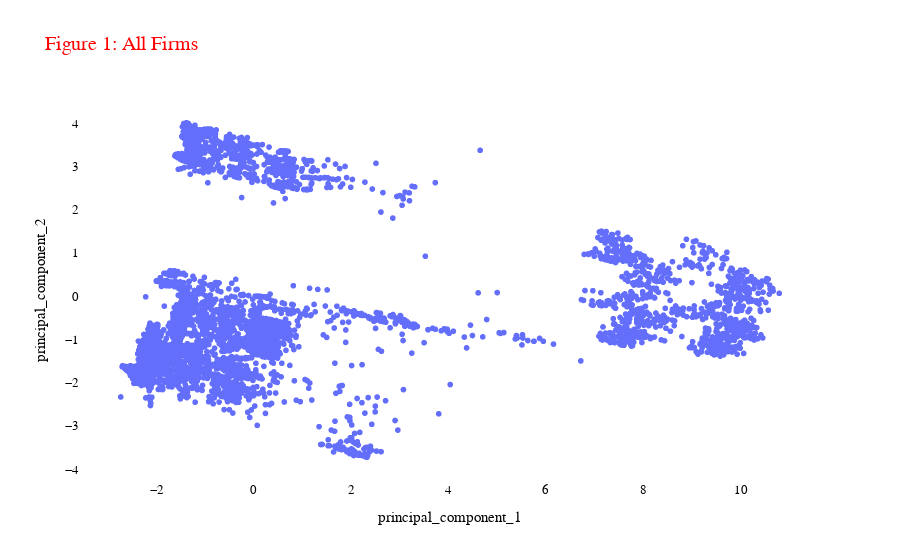

Write notebook code for a chart like this one.
### Code cell
import plotly.express as px

# Function to plot firms on the 2-dimensional space
def plot_firms(dataframe, title, color=None):
    """ Plot firms on the 2-dimensional space """
    
    # Generate a scatter plot
    fig = px.scatter(dataframe, x="principal_component_1", y="principal_component_2", title=title, color=color)
    
    # Layout
    fig.update_layout(
        font_family='Arial Black',
        title=dict(font=dict(size=20, color='red')),
        yaxis=dict(tickfont=dict(size=13, color='black'),
                   title=dict(font=dict(size=15, color='black'))),
        xaxis=dict(tickfont=dict(size=13, color='black'),
                   title=dict(font=dict(size=15, color='black'))),
        legend=dict(font=dict(size=10, color='black')),
        plot_bgcolor='white'
    )
      
    return fig

# Plot [1] All firms
plot_firms(pca_df, "Figure 1: All Firms").show()

### Figure 1 — Plotly figure (JSON) as saved in the notebook; plotly's stock layout.template omitted (floating-point values rounded to 4 significant figures; data arrays with more than 128 entries replaced by an {"elided": "..."} marker saying what was removed)
{"data": [{"hovertemplate": "principal_component_1=%{x}<br>principal_component_2=%{y}<extra></extra>", "legendgroup": "", "marker": {"color": "#636efa", "symbol": "circle"}, "mode": "markers", "name": "", "showlegend": false, "type": "scattergl", "x": {"elided": "8328 float values"}, "xaxis": "x", "y": {"elided": "8328 float values"}, "yaxis": "y"}], "layout": {"font": {"family": "Arial Black"}, "legend": {"font": {"color": "black", "size": 10}, "tracegroupgap": 0}, "plot_bgcolor": "white", "title": {"font": {"color": "red", "size": 20}, "text": "Figure 1: All Firms"}, "xaxis": {"anchor": "y", "domain": [0, 1], "tickfont": {"color": "black", "size": 13}, "title": {"font": {"color": "black", "size": 15}, "text": "principal_component_1"}}, "yaxis": {"anchor": "x", "domain": [0, 1], "tickfont": {"color": "black", "size": 13}, "title": {"font": {"color": "black", "size": 15}, "text": "principal_component_2"}}}}
